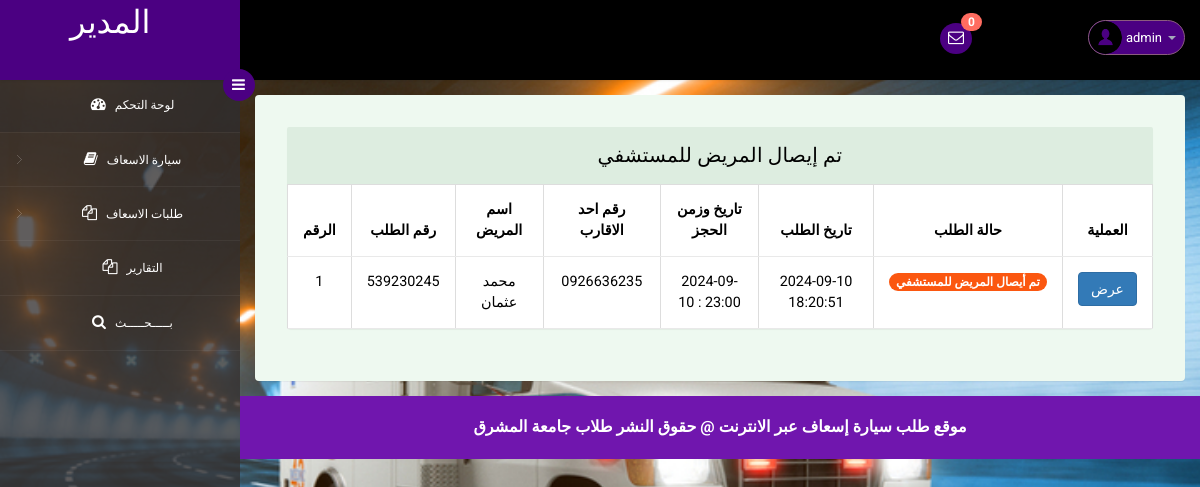
The page /admin/reached-ambulance-request.php (signed in) on the database its author committed.
### tables this page shows
CREATE TABLE `tblambulancehiring` (
  `ID` int(11) NOT NULL,
  `BookingNumber` int(10) DEFAULT NULL,
  `PatientName` varchar(250) DEFAULT NULL,
  `RelativeName` varchar(250) DEFAULT NULL,
  `RelativeConNum` text DEFAULT NULL,
  `HiringDate` varchar(250) DEFAULT NULL,
  `HiringTime` varchar(250) DEFAULT NULL,
  `AmbulanceType` int(5) DEFAULT NULL,
  `Address` mediumtext DEFAULT NULL,
  `City` mediumtext DEFAULT NULL,
  `State` mediumtext DEFAULT NULL,
  `Message` longtext DEFAULT NULL,
  `BookingDate` timestamp NULL DEFAULT current_timestamp(),
  `Remark` varchar(250) DEFAULT NULL,
  `Status` varchar(250) DEFAULT NULL,
  `AmbulanceRegNo` varchar(250) DEFAULT NULL,
  `UpdationDate` timestamp NULL DEFAULT NULL ON UPDATE current_timestamp()
);

### admin/reached-ambulance-request.php (the view, shortened to what this page needs)
<?php
include('includes/dbconnection.php');
if (strlen($_SESSION['eahpaid']==0)) {
  header('location:logout.php');
  } else{
?>
<!DOCTYPE html>
<head>
<link rel="stylesheet" href="css/bootstrap.min.css" >
<link href="css/style.css" rel='stylesheet' type='text/css' />
<link href="css/style-responsive.css" rel="stylesheet"/>
<link rel="stylesheet" href="css/font.css" type="text/css"/>
<link href="css/font-awesome.css" rel="stylesheet">
</head>
<body>
<section id="container">
<?php include_once('includes/header.php');?>
<?php include_once('includes/sidebar.php');?>
<section id="main-content">
	<section class="wrapper">
		<div class="table-agile-info">
 <div class="panel panel-default">
    <div class="panel-heading">
     تم إيصال المريض للمستشفي
    </div>
    <div>
      <table class="table table-bordered">
        <thead>
          <tr>
            <th data-breakpoints="xs">الرقم</th>
            <th>رقم الطلب</th>
            <th>اسم المريض</th>
            <th>رقم احد الاقارب</th>
            <th>تاريخ وزمن الحجز</th>
            <th>تاريخ الطلب</th>
            <th>حالة الطلب</th>
            <th data-breakpoints="xs">العملية</th>
          </tr>
        </thead>
        <?php
$ret=mysqli_query($con,"select * from  tblambulancehiring  where tblambulancehiring.Status='Reached'");
$cnt=1;
$count=mysqli_num_rows($ret);
if($count>0){
while ($row=mysqli_fetch_array($ret)) {
?>
        <tbody>
          <tr data-expanded="true">
            <td><?php echo $cnt;?></td>
              <td><?php  echo $row['BookingNumber'];?></td>
              <td><?php  echo $row['PatientName'];?></td>
                  <td><?php  echo $row['RelativeConNum'];?></td>
                  <td><?php  echo $row['HiringDate'];?> : <?php  echo $row['HiringTime'];?></td>
                  <td><?php  echo $row['BookingDate'];?></td>
                                   <td> <?php   $pstatus=$row['Status'];
                 if($pstatus==""){ ?>
<span class="badge badge-info">جديد</span>
 <?php } elseif($pstatus=="Assigned"){ ?>
<span } class="badge badge-primary">تم تخصيص سيارة</span>
 <?php } elseif($pstatus=="On the way"){ ?>
<span class="badge badge-primary">السيارة في طريقها اليك</span>
 <?php } elseif($pstatus=="Pickup"){ ?>
<span class="badge badge-success">تم أخذ المريض</span>
 <?php } elseif($pstatus=="Reached"){ ?>
<span class="badge badge-success">تم أيصال المريض للمستشفي</span>
 <?php } elseif($pstatus=="Rejected"){ ?>
<span class="badge badge-success">تم رفض الطلب</span>
<?php } ?>
</td>
                  <td><a href="booking-details.php?id=<?php echo $row['ID'];?>&&bookingnum=<?php echo $row['BookingNumber'];?>" class="btn btn-primary">عرض</a></td>
                </tr>
                <?php
$cnt=$cnt+1;
} } else {?>
<tr>
  <th colspan="8" style="color:red">لا توجد سجلات</th>
</tr>
<?php } ?>
 </tbody>
            </table>
    </div>
  </div>
</div>
</section>
		 <?php include_once('includes/footer.php');?>
</section>
</section>
</body>
</html>
<?php }  ?>

### admin/includes/header.php (shortened to what this page needs)
<?php
include('includes/dbconnection.php');
?>
<header class="header fixed-top clearfix">
<div class="brand">
    <a href="dashboard.php" class="logo">
                           المدير
    </a>
    <div class="sidebar-toggle-box">
        <div class="fa fa-bars"></div>
    </div>
</div>
<div class="nav notify-row" id="top_menu">
    <ul class="nav top-menu">
<?php
$ret1=mysqli_query($con,"select * from tblambulancehiring
 where   (tblambulancehiring.Status is null || tblambulancehiring.Status='')");
$num=mysqli_num_rows($ret1);
?>
        <li id="header_inbox_bar" class="dropdown">
            <a data-toggle="dropdown" class="dropdown-toggle" href="#">
                <i class="fa fa-envelope-o"></i>
                <span class="badge bg-important"><?php echo $num;?></span>
            </a>
        </li>
    </ul>
</div>
<div class="top-nav clearfix">
    <ul class="nav pull-right top-menu">
        <li class="dropdown">
            <a data-toggle="dropdown" class="dropdown-toggle" href="#">
                <?php
$adid=$_SESSION['eahpaid'];
$ret=mysqli_query($con,"select AdminName from tbladmin where ID='$adid'");
$row=mysqli_fetch_array($ret);
$name=$row['AdminName'];
?>
                <img alt="" src="images/2.png">
                <span class="username"><?php echo $name; ?></span>
                <b class="caret"></b>
            </a>
        </li>
    </ul>
</div>
</header>

### admin/css/style.css (style rules this page uses)
ul, ol { margin: 0; }
html, body { font-family: 'Roboto', sans-serif; font-size: 100%; overflow-x: hidden; background: url(../images/bg.jpeg) no-repeat 0px 0px; background-size:cover; }
body a { transition: 0.5s all ease; -webkit-transition: 0.5s all ease; -moz-transition: 0.5s all ease; -o-transition: 0.5s all ease; -ms-transition: 0.5s all ease; text-decoration:none; text-align:center; }
ul,label { margin:0; padding:0; }
#main-content { margin-left:240px; -webkit-transition:all .3s ease-in-out; -moz-transition:all .3s ease-in-out; -o-transition:all .3s ease-in-out; transition:all .3s ease-in-out; }
.header { left:0; right:0; z-index:1002; background:#000; -webkit-transition:all .3s ease-in-out; -moz-transition:all .3s ease-in-out; -o-transition:all .3s ease-in-out; transition:all .3s ease-in-out; }
.fixed-top { position:fixed; box-shadow:1px 0 3px rgba(0,0,0,.15); }
.wrapper { display:inline-block; margin-top:80px; padding:15px; width:100%; }
.brand { background:indigo; float:left; width:240px; height:80px; position:relative; }
a.logo { font-size:32px; color:#fff; float:center; margin:50px 0 0 70px; text-transform:uppercase; }
#top_menu .nav>li,ul.top-menu>li { float:left; }
.notify-row { float:left; margin-top:23px; margin-left:700px; }
ul.top-menu { margin-right:15px; margin-top: 0; }
ul.top-menu > li > a { color: #fff; font-size: 16px; background: indigo; padding: 4px 8px; margin-right: 15px; border-radius: 50%; -webkit-border-radius: 50%; padding-right: 8px !important; }
.notify-row .badge { position:absolute; right:-10px; top:-10px; z-index:100; }
.top-nav { margin-top:20px; }
.top-nav img { border-radius:50%; -webkit-border-radius:50%; width:33px; }
.top-nav .username { font-size:13px; color:#fff; }
.top-nav ul.top-menu>li>a { border-radius: 100px; -webkit-border-radius: 100px; padding: 0px; background: none; margin-right: 0; border: 1px solid #8b5c7e; background: indigo; }
.top-nav ul.top-menu>li { margin-left:10px; }
.top-nav .nav .caret { border-bottom-color:#A4AABA; border-top-color:#A4AABA; }
.sidebar-toggle-box { float:left; margin-top:23px; margin-left:-15px; background:indigo; border-radius:50%; -webkit-border-radius:50%; width:32px; height:32px; position:absolute; right:-15px; }
.sidebar-toggle-box .fa-bars { cursor:pointer; display:inline-block; font-size:15px; padding:8px 8px 8px 9px; color:#fff; }
.panel-heading { position: relative; height: 57px; line-height: 57px; letter-spacing: 0.2px; color: #000; font-size: 18px; font-weight: 400; padding: 0 16px; background:#ddede0; border-top-right-radius: 2px; border-top-left-radius: 2px; text-transform: uppercase; text-align: center; }
.panel { border: none ! important; }
.table>thead>tr>th { border-bottom: 1px solid #e1ab91 ! important; }
.table>tbody>tr>td, .table>tbody>tr>th, .table>tfoot>tr>td, .table>tfoot>tr>th, .table>thead>tr>td, .table>thead>tr>th { border-bottom: 1px solid #e9e9e9 ! important; }
.table > thead > tr > th, .table > tbody > tr > th, .table > tfoot > tr > th, .table > thead > tr > td, .table > tbody > tr > td, .table > tfoot > tr > td { border-top: none !important; text-align:center; }
.badge-success { background-color: #fb5710; }
.table td, .table>tbody>tr>td, .table>tbody>tr>th, .table>tfoot>tr>td, .table>tfoot>tr>th, .table>thead>tr>td, .table>thead>tr>th { padding: 15px!important; }
.table > thead > tr > th, .table > tbody > tr > th, .table > tfoot > tr > th, .table > thead > tr > td, .table > tbody > tr > td, .table > tfoot > tr > td { font-size: 0.9em; color: #000; border-top: none !important; }
.table-agile-info { background: #eef9f0; padding: 2em; border-radius: 4px; -webkit-box-shadow: 0 1px 1px rgba(0,0,0,.05); box-shadow: 0 1px 1px rgba(0,0,0,.05); }
.panel-default>.panel-heading { color: #000000 ! important; background-color: #ddede0 ! important; border-color: #ddede0 ! important; font-size: 20px; }
.badge.bg-important { background: #ff6c60; }

### rows shown on the page
tblambulancehiring: BookingNumber "539230245", PatientName "محمد عثمان", RelativeConNum "0926636235", HiringDate "2024-09-10", HiringTime "23:00", BookingDate "2024-09-10 18:20:51", Status "تم أيصال المريض للمستشفي"

### other values the page prints
$num "0"
$name "admin"
